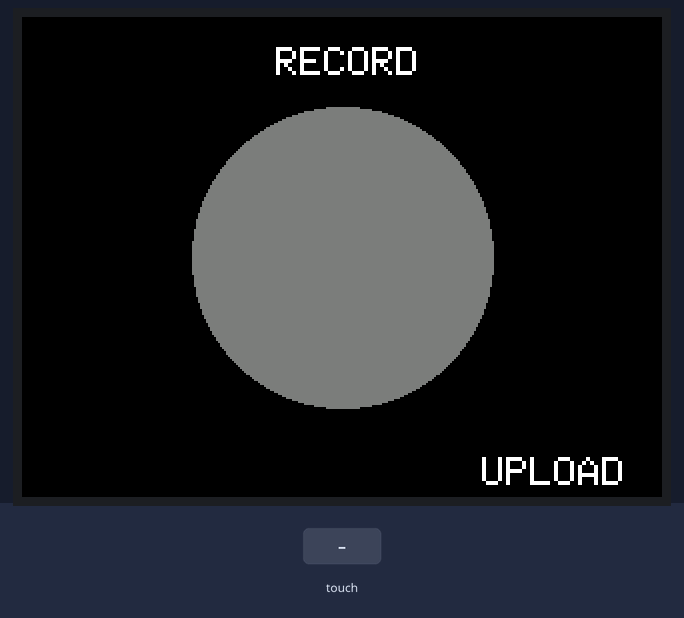
The sketch below on a simulated ESP32. Parts: 320×240 colour display. The inputs (shaded band) are chosen by the test bench. I2S audio is not simulated (input reads silence); storage starts empty; what the sketch prints to the serial monitor is not drawn.

Above: at 1.4 s.
1.5 s: touch panel pressed at 38 % / 50 % of its raw x / y range
At 2.2 s:
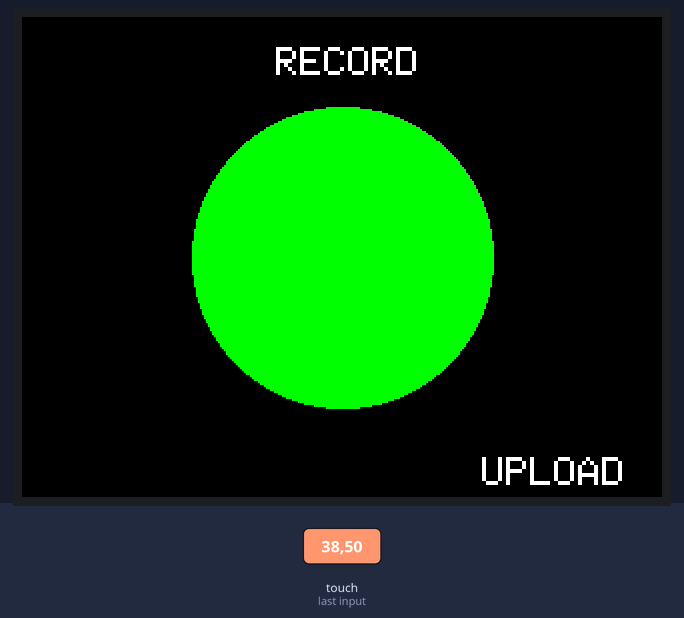
3.0 s: touch panel pressed at 62 % / 50 % of its raw x / y range
At 4.4 s:
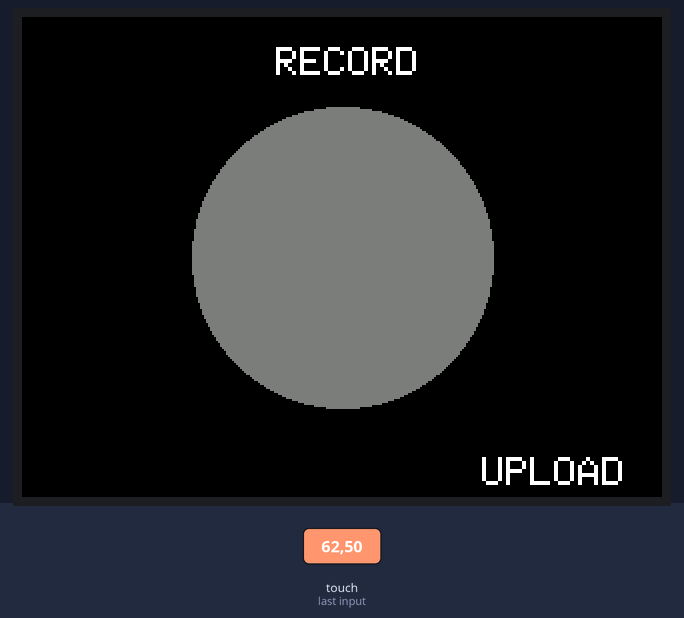
Timing chart, 0 to 6.0 s (numbered marks = the images above; inputs shaded):
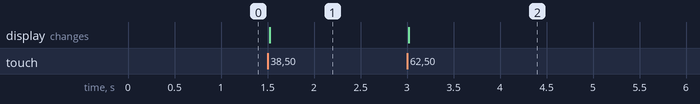

Measured:
- after the input at 1.5 s, the display: changes at once (image 1)
- after the input at 3.0 s, the display: changes at once (image 2)

The sketch:

RECORDING_VAR_TIME.ino
```cpp
#include <LittleFS.h>

#include <M5Core2.h>
#include <driver/i2s.h>

#define I2S_WS 0
#define I2S_SD 34
#define I2S_SCK 12
#define I2S_PORT I2S_NUM_0
#define I2S_SAMPLE_RATE   (16000)
#define I2S_SAMPLE_BITS   (16)
#define I2S_READ_LEN      (16 * 1024)
#define RECORD_TIME       (20) //Seconds
#define I2S_CHANNEL_NUM   (1)
#define FLASH_RECORD_SIZE (I2S_CHANNEL_NUM * I2S_SAMPLE_RATE * I2S_SAMPLE_BITS / 8 * RECORD_TIME)

#define GPS_X 36
#define GPS_Y 220

#define UPLOAD_X 230
#define UPLOAD_Y 220

File file;

const char* filenames[10] = {"/recording1.wav", "/recording2.wav", "/recording3.wav", "/recording4.wav",
      "/recording5.wav", "/recording6.wav", "/recording7.wav", "/recording8.wav", "/recording9.wav", "/recording.wav"};

volatile int recording_index = 0;

const int headerSize = 44;

volatile boolean recording_enabled = false;
bool button_rec_pressed = false;

long int last_rec_time = millis();


void check_button_record() {
  TouchPoint_t pos = M5.Touch.getPressPoint();
  if (pos.x != -1) {
    if (pos.x > 100 && pos.x < 220 && pos.y > 80 && pos.y < 180) {
      M5.Axp.SetLDOEnable(3, true);
      if (!button_rec_pressed) {
        if (!recording_enabled) {
          M5.Lcd.fillCircle(160, 120, 75, GREEN);

          file = LittleFS.open(filenames[recording_index], FILE_WRITE);
          if(!file){
            Serial.println("File is not available!");
          }

          byte header[headerSize];
          wavHeader(header, FLASH_RECORD_SIZE);

          file.write(header, headerSize);

          xTaskCreate(i2s_adc, "i2s_adc", 1024 * 2, NULL, 1, NULL);
        } else {
          M5.Lcd.fillCircle(160, 120, 75, 0x7bef);
        }
        recording_enabled = !recording_enabled;
      }
      button_rec_pressed = true;
      last_rec_time = millis();
    }
  }
}

void setup() {
  M5.begin();
  // put your setup code here, to run once:
  Serial.begin(115200);
  LittleFSInit();
  i2sInit();
  initiate_display();
}

void initiate_display() {
  M5.Lcd.fillScreen(BLACK);

  M5.Lcd.setCursor(127, 15);
  M5.Lcd.setTextColor(WHITE);
  M5.Lcd.setTextSize(2);
  M5.Lcd.printf("RECORD");
  M5.Lcd.fillCircle(160, 120, 75, 0x7bef);

  M5.Lcd.setCursor(UPLOAD_X, UPLOAD_Y);
  M5.Lcd.setTextColor(WHITE);
  M5.Lcd.printf("UPLOAD");
}


void loop() {
  M5.update();
  // put your main code here, to run repeatedly:
  check_button_record();

  if (last_rec_time + 200 < millis()) {
    button_rec_pressed = false;
  }

  if (!button_rec_pressed) {
    M5.Axp.SetLDOEnable(3, false);
  }
}


void LittleFSInit(){
  if(!LittleFS.begin(true)){
    Serial.println("LittleFS initialisation failed!");
    while(1) yield();
  }
  for (int i = 0; i < 10; i++) {
    LittleFS.remove(filenames[i]);
  }
}

void i2sInit(){

  i2s_driver_uninstall(I2S_PORT);

  i2s_config_t i2s_config = {
    .mode = (i2s_mode_t)(I2S_MODE_MASTER | I2S_MODE_RX | I2S_MODE_PDM),
    .sample_rate = I2S_SAMPLE_RATE,
    .bits_per_sample = I2S_BITS_PER_SAMPLE_16BIT,
    .channel_format = I2S_CHANNEL_FMT_ONLY_RIGHT,
    .communication_format = I2S_COMM_FORMAT_STAND_I2S,
    .intr_alloc_flags = ESP_INTR_FLAG_LEVEL1,
    .dma_buf_count = 64,
    .dma_buf_len = 1024,
    .use_apll = 1
  };

  i2s_driver_install(I2S_PORT, &i2s_config, 0, NULL);

  const i2s_pin_config_t pin_config = {
    .bck_io_num = I2S_SCK,
    .ws_io_num = I2S_WS,
    .data_out_num = -1,
    .data_in_num = I2S_SD
  };

  i2s_set_pin(I2S_PORT, &pin_config);

  i2s_set_clk(I2S_PORT, I2S_SAMPLE_RATE, I2S_BITS_PER_SAMPLE_16BIT, I2S_CHANNEL_MONO);
}


void i2s_adc_data_scale(uint8_t * d_buff, uint8_t* s_buff, uint32_t len)
{
    uint32_t j = 0;
    uint32_t dac_value = 0;
    for (int i = 0; i < len; i += 2) {
        dac_value = ((((uint16_t) (s_buff[i + 1] & 0xf) << 8) | ((s_buff[i + 0]))));
        d_buff[j++] = 0;
        d_buff[j++] = dac_value * 256 / 2048;
    }
}

void i2s_adc(void *arg)
{
  int i2s_read_len = I2S_READ_LEN;
  int flash_wr_size = 0;
  size_t bytes_read;

  char* i2s_read_buff = (char*) calloc(i2s_read_len, sizeof(char));
  uint8_t* flash_write_buff = (uint8_t*) calloc(i2s_read_len, sizeof(char));

  i2s_read(I2S_PORT, (void*) i2s_read_buff, i2s_read_len, &bytes_read, portMAX_DELAY);
  i2s_read(I2S_PORT, (void*) i2s_read_buff, i2s_read_len, &bytes_read, portMAX_DELAY);
  i2s_read(I2S_PORT, (void*) i2s_read_buff, i2s_read_len, &bytes_read, portMAX_DELAY);
  i2s_read(I2S_PORT, (void*) i2s_read_buff, i2s_read_len, &bytes_read, portMAX_DELAY);
  i2s_read(I2S_PORT, (void*) i2s_read_buff, i2s_read_len, &bytes_read, portMAX_DELAY);

  Serial.println(" *** Recording Start *** ");
  while (flash_wr_size < FLASH_RECORD_SIZE && recording_enabled) {
      //read data from I2S bus, in this case, from ADC.
      i2s_read(I2S_PORT, (void*) i2s_read_buff, i2s_read_len, &bytes_read, portMAX_DELAY);
      //example_disp_buf((uint8_t*) i2s_read_buff, 64);
      //save original data from I2S(ADC) into flash.
      i2s_adc_data_scale(flash_write_buff, (uint8_t*)i2s_read_buff, i2s_read_len);
      file.write((const byte*) i2s_read_buff, i2s_read_len);
      flash_wr_size += i2s_read_len;
  }
  file.close();

  free(i2s_read_buff);
  i2s_read_buff = NULL;
  free(flash_write_buff);
  flash_write_buff = NULL;

  recording_index += 1;

  Serial.println(" *** Recording Finish *** ");

  vTaskDelete(NULL);
}

void wavHeader(byte* header, int wavSize){
  header[0] = 'R';
  header[1] = 'I';
  header[2] = 'F';
  header[3] = 'F';
  unsigned int fileSize = wavSize + headerSize - 8;
  header[4] = (byte)(fileSize & 0xFF);
  header[5] = (byte)((fileSize >> 8) & 0xFF);
  header[6] = (byte)((fileSize >> 16) & 0xFF);
  header[7] = (byte)((fileSize >> 24) & 0xFF);
  header[8] = 'W';
  header[9] = 'A';
  header[10] = 'V';
  header[11] = 'E';
  header[12] = 'f';
  header[13] = 'm';
  header[14] = 't';
  header[15] = ' ';
  header[16] = 0x10;
  header[17] = 0x00;
  header[18] = 0x00;
  header[19] = 0x00;
  header[20] = 0x01;
  header[21] = 0x00;
  header[22] = 0x01;
  header[23] = 0x00;
  header[24] = 0x80;
  header[25] = 0x3E;
  header[26] = 0x00;
  header[27] = 0x00;
  header[28] = 0x00;
  header[29] = 0x7D;
  header[30] = 0x00;
  header[31] = 0x00;
  header[32] = 0x02;
  header[33] = 0x00;
  header[34] = 0x10;
  header[35] = 0x00;
  header[36] = 'd';
  header[37] = 'a';
  header[38] = 't';
  header[39] = 'a';
  header[40] = (byte)(wavSize & 0xFF);
  header[41] = (byte)((wavSize >> 8) & 0xFF);
  header[42] = (byte)((wavSize >> 16) & 0xFF);
  header[43] = (byte)((wavSize >> 24) & 0xFF);

}
```
